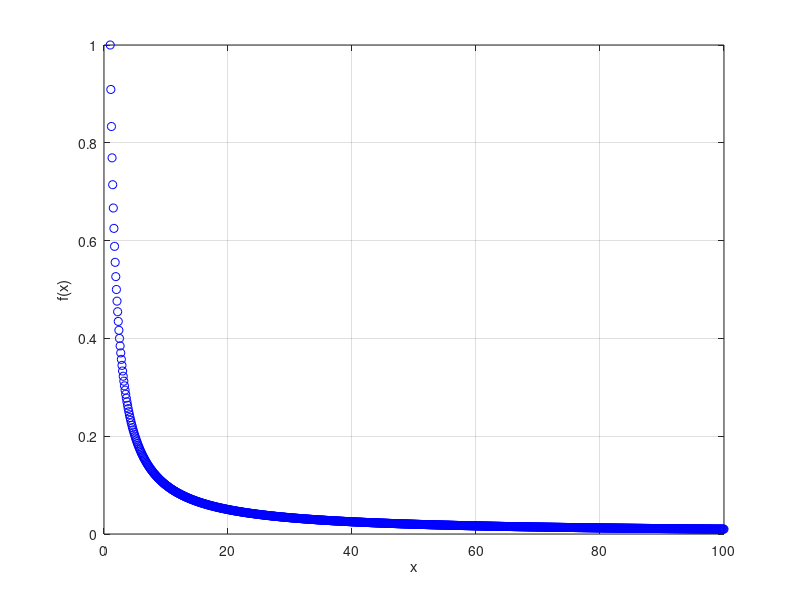
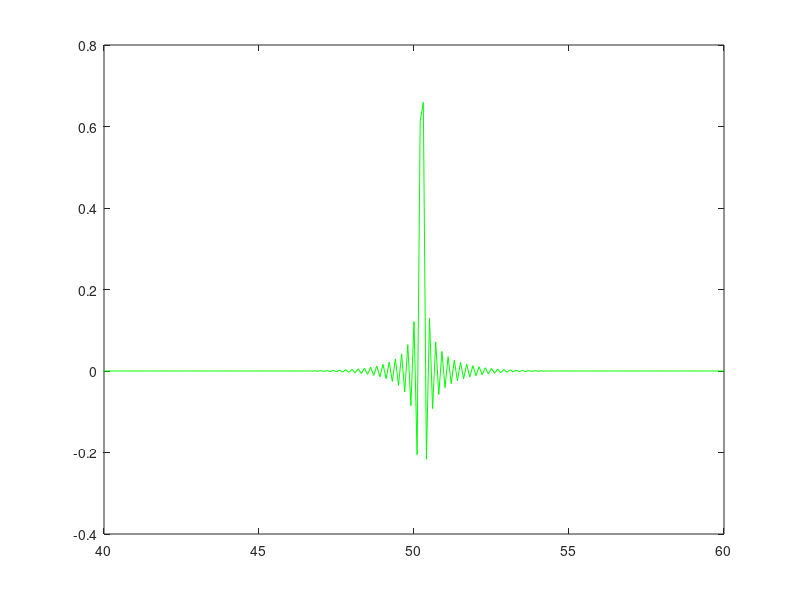

These figures' MATLAB source, in order:
%Let's do Interpolation using Lagrange Polynoms

%Consider the 
%P(x) = Lo(x)f(x0) + L1(x)f(x1)
%Where
%Lo(x) = x-x1/x0-x1 & L1 = x-x0/x1-x0
%If x = x0: Lo = x0-x1/x0-x1 = 1
%L1 = 0
%P(x0) = f(x0) = y0
%Using (x0,f(x0)), (x1,f(x1)), ..., (xn,f(xn))

%Using k = 0,1,...,n
%(x-x0)(x-x1)...(x-xk-1)(x-xk+1)...(x-xn)
%Ln,k(x) = [(x-x0)...(x-xk-1)(x-xk+1)...(x-xn)]/[(xk-x0)...(xk-xk-1)(xk-xk+1)...(xk-xn)]
%f(xk) = p(xk) for k = 0,1,...,n
%p(x) = f(x0)Lk,0(x)+... and then it becomes a sum

x = (1:0.1:100)'; 
y = 1./x;

figure(1)
plot(x,y,'ob');
grid("on")
xlabel('x');
ylabel('f(x)')

%---------------------------------
xt = 50.2515897; %Random value that we want to find using interpolation
%Let's find the Lagrange coeffients first
Lk = zeros(size(x));
L = 1;
for k = 1:size(x,1)
    for i = 1:size(x,1)
        if x(i)~=x(k)
            Lt = (xt-x(i))/(x(k)-x(i));
            L = L*Lt;
        end
    end
    Lk(k) = L;
    L = 1;
end

yt = 0;

for i = 1:size(x,1)
    yt = y(i)*Lk(i) + yt;
end

error = (1/xt-yt);

figure(2)
plot(x,Lk,'g')
xlim([40,60])